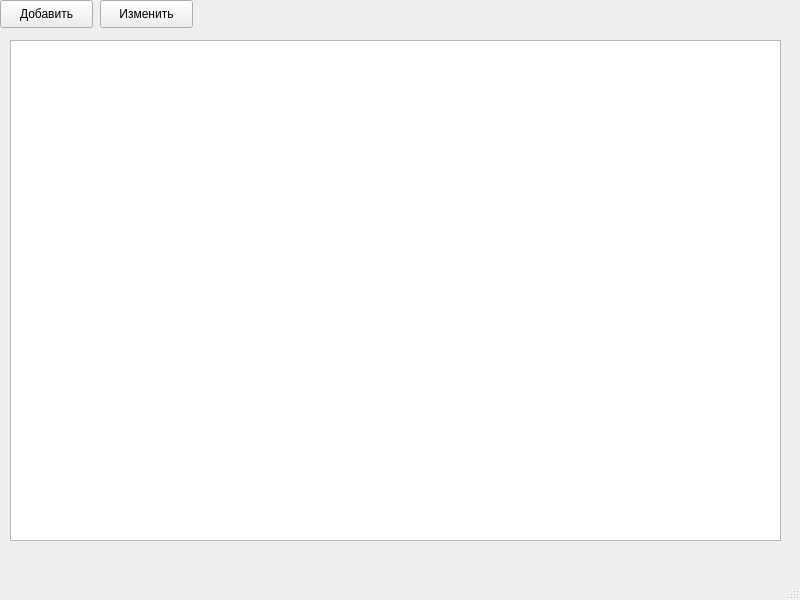
<?xml version="1.0" encoding="UTF-8"?>
<ui version="4.0">
 <class>MainWindow</class>
 <widget class="QMainWindow" name="MainWindow">
  <property name="geometry">
   <rect>
    <x>0</x>
    <y>0</y>
    <width>800</width>
    <height>600</height>
   </rect>
  </property>
  <property name="windowTitle">
   <string>MainWindow</string>
  </property>
  <widget class="QWidget" name="centralwidget">
   <widget class="QPushButton" name="pushButton">
    <property name="geometry">
     <rect>
      <x>0</x>
      <y>0</y>
      <width>93</width>
      <height>28</height>
     </rect>
    </property>
    <property name="text">
     <string>Добавить</string>
    </property>
   </widget>
   <widget class="QWidget" name="verticalLayoutWidget">
    <property name="geometry">
     <rect>
      <x>10</x>
      <y>40</y>
      <width>771</width>
      <height>501</height>
     </rect>
    </property>
    <layout class="QVBoxLayout" name="verticalLayout">
     <item>
      <widget class="QTableWidget" name="tableWidget"/>
     </item>
    </layout>
   </widget>
   <widget class="QPushButton" name="pushButton_2">
    <property name="geometry">
     <rect>
      <x>100</x>
      <y>0</y>
      <width>93</width>
      <height>28</height>
     </rect>
    </property>
    <property name="text">
     <string>Изменить</string>
    </property>
   </widget>
  </widget>
  <widget class="QMenuBar" name="menubar">
   <property name="geometry">
    <rect>
     <x>0</x>
     <y>0</y>
     <width>800</width>
     <height>26</height>
    </rect>
   </property>
  </widget>
  <widget class="QStatusBar" name="statusbar"/>
 </widget>
 <resources/>
 <connections/>
</ui>
